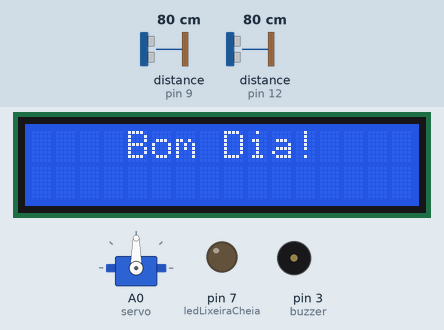
The sketch below on a simulated Arduino Uno, built with avr-gcc and run on an emulated ATmega328P. On the bench: 16×2 character LCD, servo, output pins drawn as LEDs (lit = HIGH), buzzer (waves = sounding, pin HIGH). Wiring (inferred from the names in the program): 2 × ultrasonic range finder: trigger pin 10, echo pin 9 / trigger pin 13, echo pin 12. Inputs (shaded band) come from the test bench; at power-on: distance to the obstacle (sensors on pin 9, pin 12) 80 cm. The echo pulse lasts 58.3 µs per cm; pins used as bus, display or sensor lines are not drawn; what the sketch prints to the serial monitor is not drawn.

Above: at 1.2 s.
1.3 s: distance to the obstacle (sensor on pin 9) set to 83 cm
At 4.2 s:
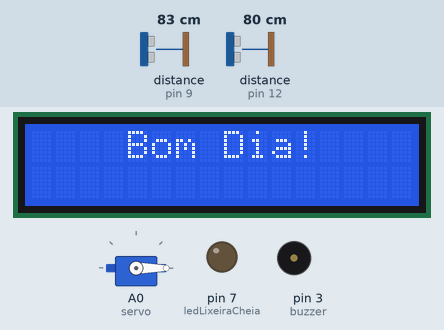
5.3 s: distance to the obstacle (sensor on pin 12) set to 18 cm
9.3 s: distance to the obstacle (sensor on pin 12) set to 15 cm
At 10.0 s:
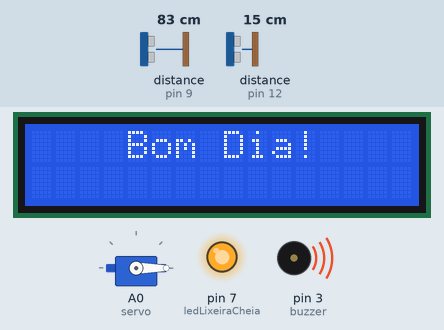
13.3 s: distance to the obstacle (sensor on pin 9) set to 2 cm
At 14.6 s:
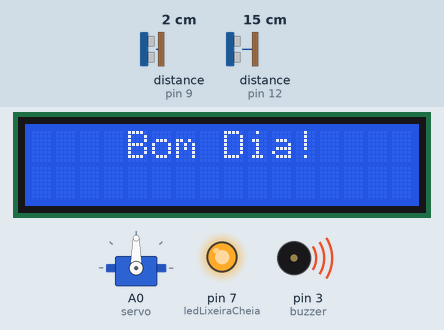
17.3 s: distance to the obstacle (sensor on pin 9) set to 250 cm
At 20.2 s:
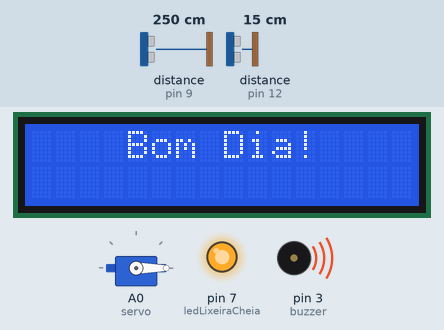
21.3 s: distance to the obstacle (sensor on pin 9) set to 4 cm
At 22.8 s:
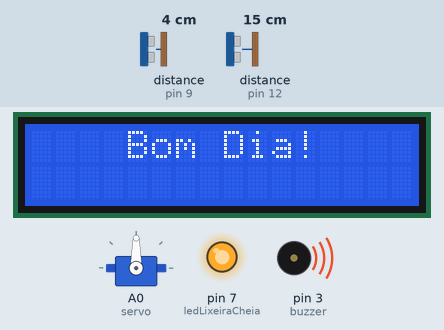
Timing chart, 0 to 24.3 s (numbered marks = the images above; inputs shaded):
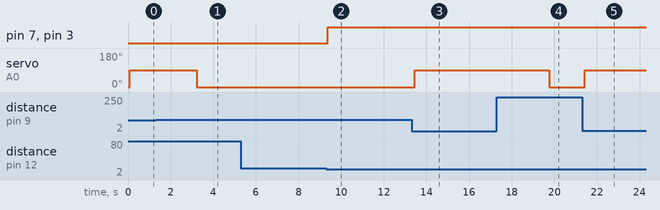

The sketch:

lixeira_inteligente1.ino
```cpp
#include <LiquidCrystal.h>
#include <Servo.h>

// Display de Boas-Vindas
LiquidCrystal lcd(11, 6, 8, 5, 4, 2);

// Sensor de Abertura/Fechamento
#define trigAf 10
#define echoAf 9

// Sensor de Nível
#define trigN 13
#define echoN 12

// Distância para abertura
#define distancia_abertura 80

// Altura mínima para considerar cheia
const int limite_cheia = 15;

// LED de alerta
#define ledLixeiraCheia 7

// Buzzer de alerta
#define buzzer 3

Servo servo;
long cmDistancia, cmNivel;

void setup() {
  // quantidade linhas e colunas a serem utilizadas pelo display
  lcd.begin(16, 2);

  // limpar a tela do display
  lcd.clear();

  // Configuração dos pinos
  pinMode(trigAf, OUTPUT);
  pinMode(echoAf, INPUT);
  pinMode(trigN, OUTPUT);
  pinMode(echoN, INPUT);
  pinMode(ledLixeiraCheia, OUTPUT);
  pinMode(buzzer, OUTPUT);

  servo.attach(A0);
  servo.write(0); // Inicia fechada
  Serial.begin(9600);
}

long lerSensor(int trig, int echo) {
  digitalWrite(trig, LOW);
  delayMicroseconds(2);
  digitalWrite(trig, HIGH);
  delayMicroseconds(10);
  digitalWrite(trig, LOW);

  long microsec = pulseIn(echo, HIGH);
  return microsec / 58; // Convertendo para cm
}

void loop() {
  // Saudação
    lcd.setCursor(4, 0);
    lcd.print("Bom Dia!");

  // Lê sensor de abertura/fechamento
  cmDistancia = lerSensor(trigAf, echoAf);

  Serial.print("Distancia: ");
  Serial.print(cmDistancia);
  Serial.println(" cm");

  // Controle da tampa
  if(cmDistancia <= distancia_abertura) {
    Serial.println("Abrindo Lixeira");
    servo.write(90);
    delay(3000);
  } else {
    Serial.println("Fechando Lixeira");
    servo.write(0);
  }

  // Lê sensor de nível (com pequeno delay para evitar interferência)
  delay(50);
  cmNivel = lerSensor(trigN, echoN);

  Serial.print("Altura do lixo: ");
  Serial.print(cmNivel);
  Serial.println(" cm");

  // Controle do LED
  if(cmNivel <= limite_cheia) {
    Serial.println("A Lixeira esta cheia!");
    digitalWrite(ledLixeiraCheia, HIGH);
    digitalWrite(buzzer, HIGH);
  } else {
    digitalWrite(ledLixeiraCheia, LOW);
    digitalWrite(buzzer, LOW);
  }

  delay(100);
}
```

Measured:
- the behaviour switches between 80 and 81 cm on distance to the obstacle (sensor on pin 9) (found by bisection; images 0 and 1)
- the behaviour switches between 17 and 16 cm on distance to the obstacle (sensor on pin 12) (found by bisection; images 1 and 2)
- after the input at 1.3 s, servo on A0 (servo): 90° → 0° after 1.9 s
- after the input at 5.3 s, every drawn part: stays the same
- after the input at 9.3 s, pin 7 (ledLixeiraCheia), pin 3 (buzzer): LOW → HIGH after 0.07 s
- after the input at 13.3 s, servo on A0 (servo): 0° → 90° after 0.14 s
- after the input at 17.3 s, servo on A0 (servo): 90° → 0° after 2.5 s
- after the input at 21.3 s, servo on A0 (servo): 0° → 90° after 0.13 s
